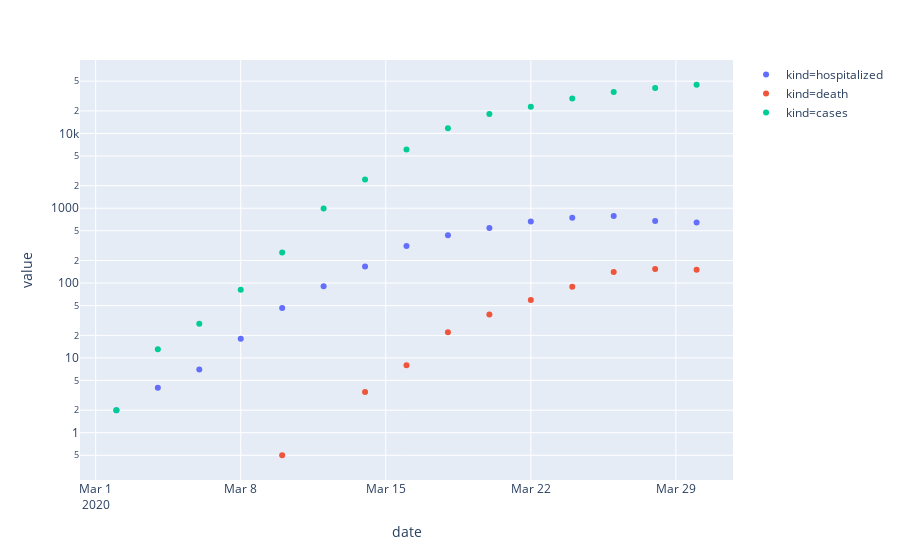

Source (notebook cell):
### Code cell
df = (
    nyc_hosp_df.drop(columns=[col for col in nyc_hosp_df.columns if "new" in col])
    .stack()
    .reset_index()
    .rename(columns={"level_1": "kind", 0: "value"})
)

fig = px.scatter(
    df,
    x="date",
    y="value",
    color="kind",
    # marginal_y="histogram",
    log_y=True,
)
fig.show()

### Figure 1 — Plotly figure (JSON) as saved in the notebook; plotly's stock layout.template omitted (floating-point values rounded to 4 significant figures)
{"data": [{"hoverlabel": {"namelength": 0}, "hovertemplate": "kind=hospitalized<br>date=%{x}<br>value=%{y}", "legendgroup": "kind=hospitalized", "marker": {"color": "#636efa", "symbol": "circle"}, "mode": "markers", "name": "kind=hospitalized", "showlegend": true, "type": "scatter", "x": ["2020-03-02T00:00:00", "2020-03-04T00:00:00", "2020-03-06T00:00:00", "2020-03-08T00:00:00", "2020-03-10T00:00:00", "2020-03-12T00:00:00", "2020-03-14T00:00:00", "2020-03-16T00:00:00", "2020-03-18T00:00:00", "2020-03-20T00:00:00", "2020-03-22T00:00:00", "2020-03-24T00:00:00", "2020-03-26T00:00:00", "2020-03-28T00:00:00", "2020-03-30T00:00:00"], "xaxis": "x", "y": [2, 4, 7, 18, 46.5, 91, 166.5, 312, 434, 546.5, 667.5, 744.5, 790.5, 675, 644], "yaxis": "y"}, {"hoverlabel": {"namelength": 0}, "hovertemplate": "kind=death<br>date=%{x}<br>value=%{y}", "legendgroup": "kind=death", "marker": {"color": "#EF553B", "symbol": "circle"}, "mode": "markers", "name": "kind=death", "showlegend": true, "type": "scatter", "x": ["2020-03-02T00:00:00", "2020-03-04T00:00:00", "2020-03-06T00:00:00", "2020-03-08T00:00:00", "2020-03-10T00:00:00", "2020-03-12T00:00:00", "2020-03-14T00:00:00", "2020-03-16T00:00:00", "2020-03-18T00:00:00", "2020-03-20T00:00:00", "2020-03-22T00:00:00", "2020-03-24T00:00:00", "2020-03-26T00:00:00", "2020-03-28T00:00:00", "2020-03-30T00:00:00"], "xaxis": "x", "y": [0, 0, 0, 0, 0.5, 0, 3.5, 8, 22, 38, 59.5, 89, 141, 154.5, 151], "yaxis": "y"}, {"hoverlabel": {"namelength": 0}, "hovertemplate": "kind=cases<br>date=%{x}<br>value=%{y}", "legendgroup": "kind=cases", "marker": {"color": "#00cc96", "symbol": "circle"}, "mode": "markers", "name": "kind=cases", "showlegend": true, "type": "scatter", "x": ["2020-03-02T00:00:00", "2020-03-04T00:00:00", "2020-03-06T00:00:00", "2020-03-08T00:00:00", "2020-03-10T00:00:00", "2020-03-12T00:00:00", "2020-03-14T00:00:00", "2020-03-16T00:00:00", "2020-03-18T00:00:00", "2020-03-20T00:00:00", "2020-03-22T00:00:00", "2020-03-24T00:00:00", "2020-03-26T00:00:00", "2020-03-28T00:00:00", "2020-03-30T00:00:00"], "xaxis": "x", "y": [2, 13, 28.5, 81.5, 256, 994, 2428, 6112, 11730.0, 18150.0, 22720, 29310, 35850.0, 40590.0, 44709], "yaxis": "y"}], "layout": {"legend": {"tracegroupgap": 0}, "margin": {"t": 60}, "xaxis": {"anchor": "y", "domain": [0, 1], "title": {"text": "date"}}, "yaxis": {"anchor": "x", "domain": [0, 1], "title": {"text": "value"}, "type": "log"}}}
